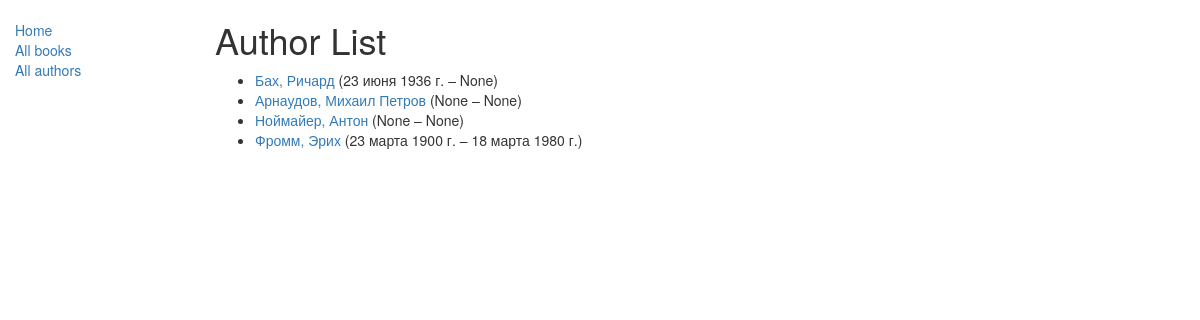
The app's page /catalog/authors/, older data.
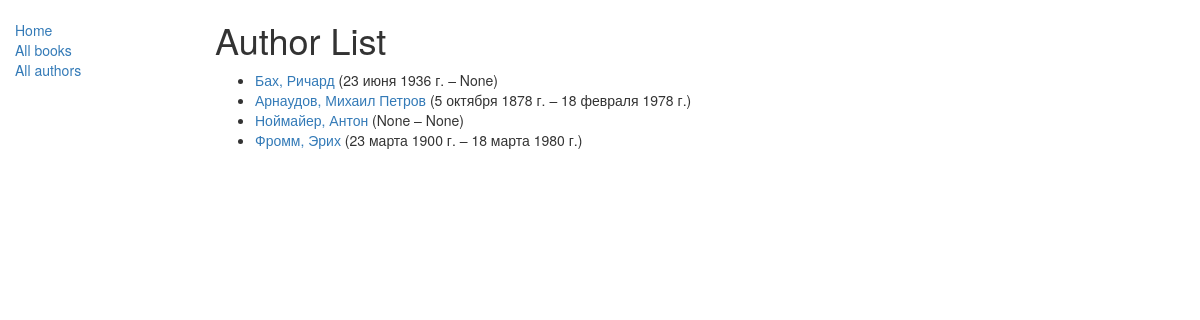
The same page, newer data.
### catalog/models.py (models this page shows, shortened)
class Author(models.Model):
    first_name = models.CharField(max_length=100)
    last_name = models.CharField(max_length=100)
    date_of_birth = models.DateField(null=True, blank=True)
    date_of_death = models.DateField('Died', null=True, blank=True)

### catalog/views.py (the view)
class AutorListView(generic.ListView):
    model = Author
    paginate_by = 10

### catalog/templates/catalog/author_list.html
{% extends "base_generic.html" %}
{% block content %}
    <h1>Author List</h1>
    {% if author_list %}
    <ul>
      {% for author in author_list %}
      <li>
        <a href="{{ book.get_absolute_url }}">{{ author.last_name }}, {{ author.first_name }}</a> ({{author.date_of_birth}} – {{ author.date_of_death }})
      </li>
      {% endfor %}
    </ul>
    {% else %}
      <p>There are no authors in the library.</p>
    {% endif %}
{% endblock %}

### catalog/templates/base_generic.html (shortened to what this page needs)
<!DOCTYPE html>
<html lang="en">
<head>
    <link rel="stylesheet" href="https://maxcdn.bootstrapcdn.com/bootstrap/3.3.7/css/bootstrap.min.css"/>
    {% load static %}
    <link rel="stylesheet" href="{% static 'css/styles.css' %}"/>
</head>
<body>
<div class="container-fluid">
    <div class="row">
        <div class="col-sm-2">
            {% block sidebar %}
                <ul class="sidebar-nav">
                    <li><a href="{% url 'index' %}">Home</a></li>
                    <li><a href="{% url 'books' %}">All books</a></li>
                    <li><a href="{% url 'authors' %}">All authors</a></li>
                </ul>
            {% endblock %}
        </div>
        <div class="col-sm-10 ">
            {% block content %}{% endblock %}
        </div>
    </div>
</div>
</body>
</html>

### catalog/static/css/styles.css (style rules this page uses)
.sidebar-nav { margin-top: 20px; padding: 0; list-style: none; }

Row changes from the older to the newer data that the page shows:
changed Author "Арнаудов": date_of_birth "None" → "5 октября 1878 г."; date_of_death "None" → "18 февраля 1978 г."
